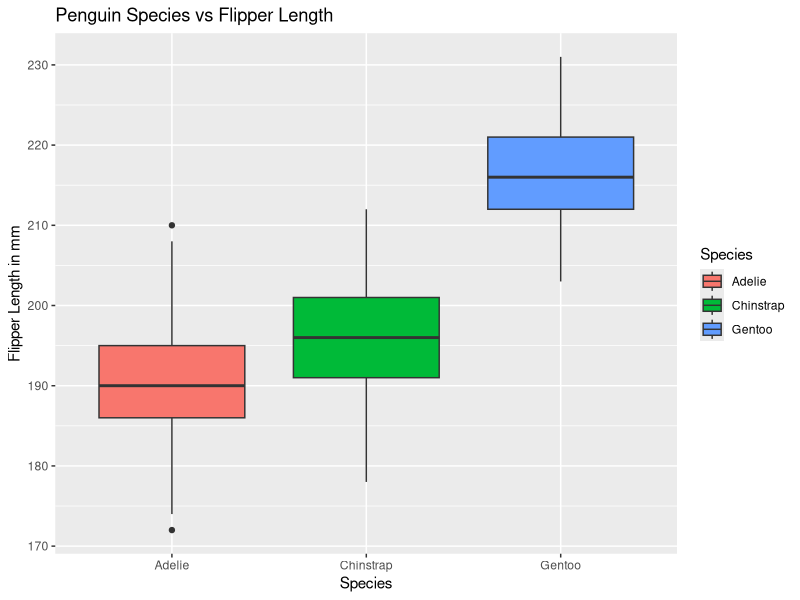
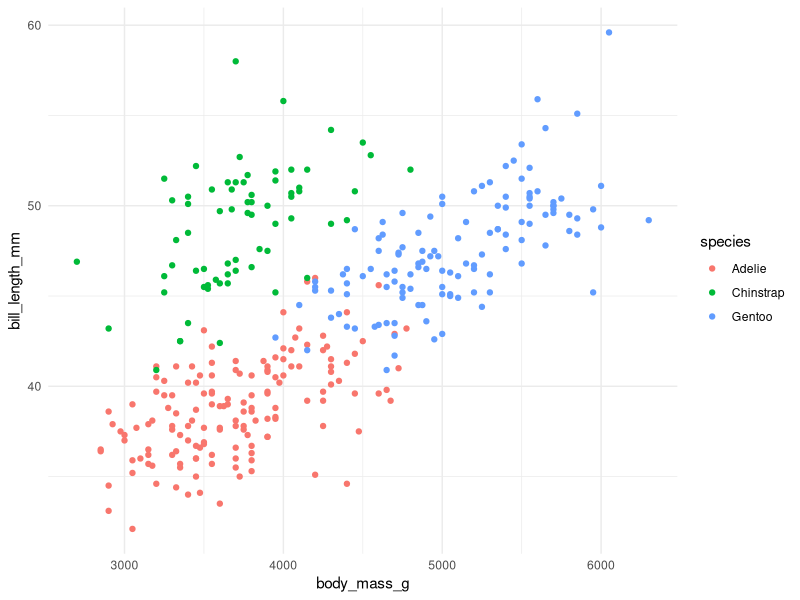

Write R code to recreate these figures, in order.
## ---- chunk 1
#| label: setup
#| message: false
library(tidyverse)
library(palmerpenguins)
## ---- chunk 2
# Make your agreed-upon plot here, e.g.:
# penguins |> ggplot(aes(x = species, y = body_mass_g, fill = species)) + geom_boxplot()
penguins |> 
  ggplot(aes(x = species, y = flipper_length_mm, fill = species)) +
  geom_boxplot() +
  labs(
    x = "Species",
    y = "Flipper Length in mm",
    title = "Penguin Species vs Flipper Length",
    fill = "Species"
  )
## ---- chunk 3
penguins |> 
  ggplot(
    aes(x = body_mass_g, y = bill_length_mm)
  ) +
  geom_point(aes(color = species)) +
  theme_minimal()
